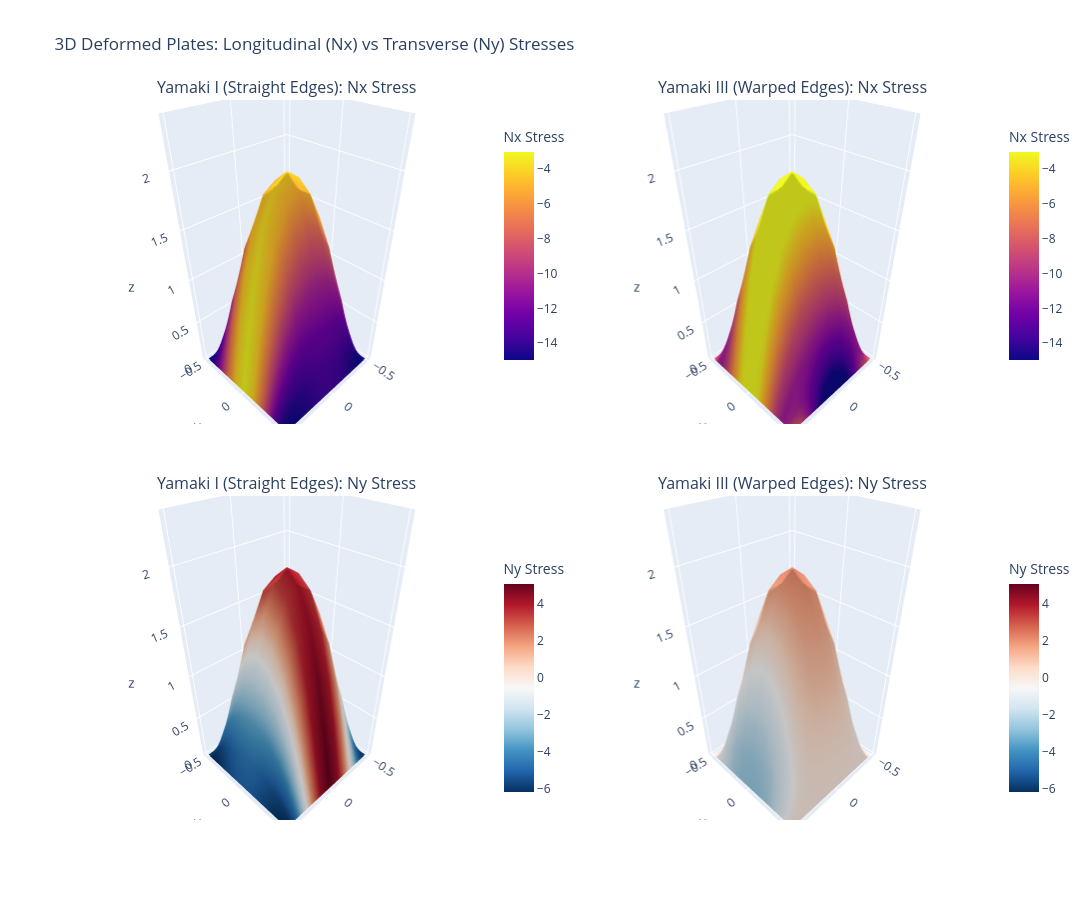

Notebook source saved alongside this figure:
### Markdown cell above
#### Execution & 3D Visualization
We now execute the path tracker for both boundary configurations. 

The 3D Plotly visualizer maps the membrane stresses ($N_x$ and $N_y$) directly onto the deformed $W$ surface. 
* In the **Yamaki III** plots, you will observe that $N_y$ approaches exactly zero at the unloaded boundaries (warping edges).
* In the **Yamaki I** plots, you will observe the severe stress concentrations ($N_x$ and $N_y$) that develop at the edges to resist the Poisson expansion and lock the edges into a geometrically straight line.

### Code cell
def plot_3d_deformed_plates(X, Y, V_I, V_III, Dxx_matrix, Dyy_matrix):
    W_I = V_I[:Ngrid].reshape((Nx, Ny))
    Phi_I = V_I[Ngrid:2*Ngrid]
    W_III = V_III[:Ngrid].reshape((Nx, Ny))
    Phi_III = V_III[Ngrid:2*Ngrid]
    
    # Extract Transverse (Ny) and Longitudinal (Nx) Membrane Stresses
    Ny_I = (Dxx_matrix @ Phi_I).reshape((Nx, Ny))
    Ny_III = (Dxx_matrix @ Phi_III).reshape((Nx, Ny))
    
    Nx_I = (Dyy_matrix @ Phi_I).reshape((Nx, Ny))
    Nx_III = (Dyy_matrix @ Phi_III).reshape((Nx, Ny))
    
    fig = make_subplots(
        rows=2, cols=2,
        specs=[[{'type': 'surface'}, {'type': 'surface'}],
               [{'type': 'surface'}, {'type': 'surface'}]],
        subplot_titles=('Yamaki I (Straight Edges): Nx Stress', 
                        'Yamaki III (Warped Edges): Nx Stress',
                        'Yamaki I (Straight Edges): Ny Stress', 
                        'Yamaki III (Warped Edges): Ny Stress'),
        vertical_spacing=0.1
    )
    
    # ROW 1: Nx Stresses
    fig.add_trace(
        go.Surface(x=X, y=Y, z=W_I, surfacecolor=Nx_I, colorscale='Plasma',
                   colorbar=dict(title='Nx Stress', x=0.45, y=0.8, len=0.35)),
        row=1, col=1
    )
    fig.add_trace(
        go.Surface(x=X, y=Y, z=W_III, surfacecolor=Nx_III, colorscale='Plasma',
                   colorbar=dict(title='Nx Stress', x=1.0, y=0.8, len=0.35),
                   cmin=np.min(Nx_I), cmax=np.max(Nx_I)), 
        row=1, col=2
    )

    # ROW 2: Ny Stresses
    fig.add_trace(
        go.Surface(x=X, y=Y, z=W_I, surfacecolor=Ny_I, colorscale='RdBu_r',
                   colorbar=dict(title='Ny Stress', x=0.45, y=0.2, len=0.35)),
        row=2, col=1
    )
    fig.add_trace(
        go.Surface(x=X, y=Y, z=W_III, surfacecolor=Ny_III, colorscale='RdBu_r',
                   colorbar=dict(title='Ny Stress', x=1.0, y=0.2, len=0.35), 
                   cmin=np.min(Ny_I), cmax=np.max(Ny_I)), 
        row=2, col=2
    )
    
    z_range = [0, np.max(W_I)*1.2]
    fig.update_layout(
        title_text='3D Deformed Plates: Longitudinal (Nx) vs Transverse (Ny) Stresses',
        width=1200, height=900,
        scene=dict(zaxis=dict(range=z_range)),
        scene2=dict(zaxis=dict(range=z_range)),
        scene3=dict(zaxis=dict(range=z_range)),
        scene4=dict(zaxis=dict(range=z_range))
    )
    fig.show()

# Execute the main routine
if __name__ == '__main__':
    w_I, P_I, V_I_final = track_path_displacement('Yamaki_I')
    w_III, P_III, V_III_final = track_path_displacement('Yamaki_III')
    
    # 3D Interactive Plotly render
    plot_3d_deformed_plates(X_grid, Y_grid, V_I_final, V_III_final, Dxx, Dyy)
    
    # 2D Validation Plot against Levy Benchmark
    levy_W = [0.0, 0.50, 1.00, 1.50, 2.00]
    levy_P = [1.0, 1.15, 1.55, 2.15, 3.00]
    
    plt.figure(figsize=(9, 7))
    plt.plot(levy_W, levy_P, 'ko', markersize=8, label='Levy Exact (Yamaki I Benchmark)')
    plt.plot(w_I, P_I, 'b-', linewidth=2.5, marker='s', label='Pure DQM Solution (Yamaki I: Straight)')
    plt.plot(w_III, P_III, 'r--', linewidth=2.5, marker='^', label='Pure DQM Solution (Yamaki III: Warping)')
    
    plt.title('Non-Linear Post-Buckling Trajectories (DQM vs Levy)', fontsize=14, pad=15)
    plt.xlabel('Normalized Maximum Deflection ($W_{max}/h$)', fontsize=12)
    plt.ylabel('Applied Compressive Load Ratio ($P/P_{cr}$)', fontsize=12)
    plt.xlim([0, 2.2])
    plt.ylim([1.0, 3.1])
    plt.grid(True, linestyle='--', alpha=0.7)
    plt.legend(loc='upper left', fontsize=11)
    plt.tight_layout()
    plt.show()

### Figure 1 — Plotly figure (JSON) as saved in the notebook; plotly's stock layout.template omitted (floating-point values rounded to 4 significant figures; data arrays with more than 128 entries replaced by an {"elided": "..."} marker saying what was removed)
{"data": [{"colorbar": {"len": 0.35, "title": {"text": "Nx Stress"}, "x": 0.45, "y": 0.8}, "colorscale": [[0, "#0d0887"], [0.1111, "#46039f"], [0.2222, "#7201a8"], [0.3333, "#9c179e"], [0.4444, "#bd3786"], [0.5556, "#d8576b"], [0.6667, "#ed7953"], [0.7778, "#fb9f3a"], [0.8889, "#fdca26"], [1, "#f0f921"]], "scene": "scene", "surfacecolor": {"elided": "15x15 float values"}, "type": "surface", "x": {"elided": "15x15 float values"}, "y": {"elided": "15x15 float values"}, "z": {"elided": "15x15 float values"}}, {"cmax": -3.023, "cmin": -14.96, "colorbar": {"len": 0.35, "title": {"text": "Nx Stress"}, "x": 1, "y": 0.8}, "colorscale": [[0, "#0d0887"], [0.1111, "#46039f"], [0.2222, "#7201a8"], [0.3333, "#9c179e"], [0.4444, "#bd3786"], [0.5556, "#d8576b"], [0.6667, "#ed7953"], [0.7778, "#fb9f3a"], [0.8889, "#fdca26"], [1, "#f0f921"]], "scene": "scene2", "surfacecolor": {"elided": "15x15 float values"}, "type": "surface", "x": {"elided": "15x15 float values"}, "y": {"elided": "15x15 float values"}, "z": {"elided": "15x15 float values"}}, {"colorbar": {"len": 0.35, "title": {"text": "Ny Stress"}, "x": 0.45, "y": 0.2}, "colorscale": [[0, "rgb(5,48,97)"], [0.1, "rgb(33,102,172)"], [0.2, "rgb(67,147,195)"], [0.3, "rgb(146,197,222)"], [0.4, "rgb(209,229,240)"], [0.5, "rgb(247,247,247)"], [0.6, "rgb(253,219,199)"], [0.7, "rgb(244,165,130)"], [0.8, "rgb(214,96,77)"], [0.9, "rgb(178,24,43)"], [1, "rgb(103,0,31)"]], "scene": "scene3", "surfacecolor": {"elided": "15x15 float values"}, "type": "surface", "x": {"elided": "15x15 float values"}, "y": {"elided": "15x15 float values"}, "z": {"elided": "15x15 float values"}}, {"cmax": 5.065, "cmin": -6.2, "colorbar": {"len": 0.35, "title": {"text": "Ny Stress"}, "x": 1, "y": 0.2}, "colorscale": [[0, "rgb(5,48,97)"], [0.1, "rgb(33,102,172)"], [0.2, "rgb(67,147,195)"], [0.3, "rgb(146,197,222)"], [0.4, "rgb(209,229,240)"], [0.5, "rgb(247,247,247)"], [0.6, "rgb(253,219,199)"], [0.7, "rgb(244,165,130)"], [0.8, "rgb(214,96,77)"], [0.9, "rgb(178,24,43)"], [1, "rgb(103,0,31)"]], "scene": "scene4", "surfacecolor": {"elided": "15x15 float values"}, "type": "surface", "x": {"elided": "15x15 float values"}, "y": {"elided": "15x15 float values"}, "z": {"elided": "15x15 float values"}}], "layout": {"annotations": [{"font": {"size": 16}, "showarrow": false, "text": "Yamaki I (Straight Edges): Nx Stress", "x": 0.225, "xanchor": "center", "xref": "paper", "y": 1, "yanchor": "bottom", "yref": "paper"}, {"font": {"size": 16}, "showarrow": false, "text": "Yamaki III (Warped Edges): Nx Stress", "x": 0.775, "xanchor": "center", "xref": "paper", "y": 1, "yanchor": "bottom", "yref": "paper"}, {"font": {"size": 16}, "showarrow": false, "text": "Yamaki I (Straight Edges): Ny Stress", "x": 0.225, "xanchor": "center", "xref": "paper", "y": 0.45, "yanchor": "bottom", "yref": "paper"}, {"font": {"size": 16}, "showarrow": false, "text": "Yamaki III (Warped Edges): Ny Stress", "x": 0.775, "xanchor": "center", "xref": "paper", "y": 0.45, "yanchor": "bottom", "yref": "paper"}], "height": 900, "scene": {"domain": {"x": [0, 0.45], "y": [0.55, 1]}, "zaxis": {"range": [0, 2.4]}}, "scene2": {"domain": {"x": [0.55, 1], "y": [0.55, 1]}, "zaxis": {"range": [0, 2.4]}}, "scene3": {"domain": {"x": [0, 0.45], "y": [0, 0.45]}, "zaxis": {"range": [0, 2.4]}}, "scene4": {"domain": {"x": [0.55, 1], "y": [0, 0.45]}, "zaxis": {"range": [0, 2.4]}}, "title": {"text": "3D Deformed Plates: Longitudinal (Nx) vs Transverse (Ny) Stresses"}, "width": 1200}}
